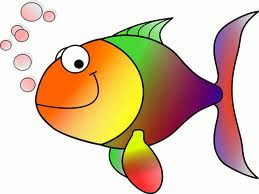
//> input picture HappyFish.jpg, 259 x 194 px
$ ./main   (built with g++ and OpenCV 4)
//> lines starting //> are read from the running program, lines starting //| are printed output that depends on the picture; after the words box and inside, x2 and y2 are one past the last pixel; in counts of white or black regions, pixels touching at a corner belong together
#include <iostream>
#include <opencv2/opencv.hpp>

using namespace cv;
using namespace std;

Mat3b canvas;
string buttonText("Gris");
string winName = "GIMProvise";

Rect button;
Mat colorImage;
Mat grayImage;
bool grayMode = false;

void createGUI()
{
    int buttonSize = 30;
    int canvasWidth = 1400;
    canvas = Mat3b(1000, canvasWidth, Vec3b(0, 0, 0));

    Mat resizedColorImage;
    resize(colorImage, resizedColorImage, Size(800, 800));

    if (grayMode)
    {
        Mat resizedGrayImage;
        resize(grayImage, resizedGrayImage, Size(800, 800));
        cvtColor(resizedGrayImage, canvas(Rect((canvasWidth - resizedGrayImage.cols) / 2, (canvas.rows - resizedGrayImage.rows) / 2, resizedGrayImage.cols, resizedGrayImage.rows)), COLOR_GRAY2BGR);
    }
    else
    {
        resizedColorImage.copyTo(canvas(Rect((canvasWidth - resizedColorImage.cols) / 2, (canvas.rows - resizedColorImage.rows) / 2, resizedColorImage.cols, resizedColorImage.rows)));
    }

    Rect buttonRect(0, 0, buttonSize, buttonSize);
    rectangle(canvas, buttonRect, Scalar(200, 200, 200), FILLED);
    putText(canvas, buttonText, Point(buttonSize * 0.1, buttonSize * 0.7), FONT_HERSHEY_PLAIN, 0.8, Scalar(0, 0, 0));

    imshow(winName, canvas);
}

void callBackFunc(int event, int x, int y, int flags, void *userdata)
{
    if (event == EVENT_LBUTTONDOWN)
    {
        if (x < 30 && y < 30)
        {
            grayMode = !grayMode;
            createGUI();
        }
    }
}

int main()
{
    char *imageName = "./HappyFish.jpg";
    colorImage = imread(imageName);
//> colorImage is the input picture: 194 rows x 259 cols, CV_8UC3; mean B, G, R 170.8, 196.4, 219.3
    if (!colorImage.data)
    {
        cout << "No image data" << endl;
        return -1;
    }

    cvtColor(colorImage, grayImage, COLOR_BGR2GRAY);
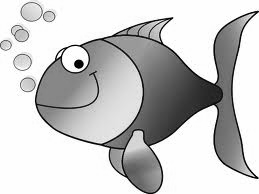
//> grayImage: 194 rows x 259 cols, CV_8UC1; min 0, max 255, mean 200.4

    namedWindow(winName);
    setMouseCallback(winName, callBackFunc);

    createGUI();
//> in createGUI, `resize(colorImage, resizedColorImage, Size(800, 800));`:
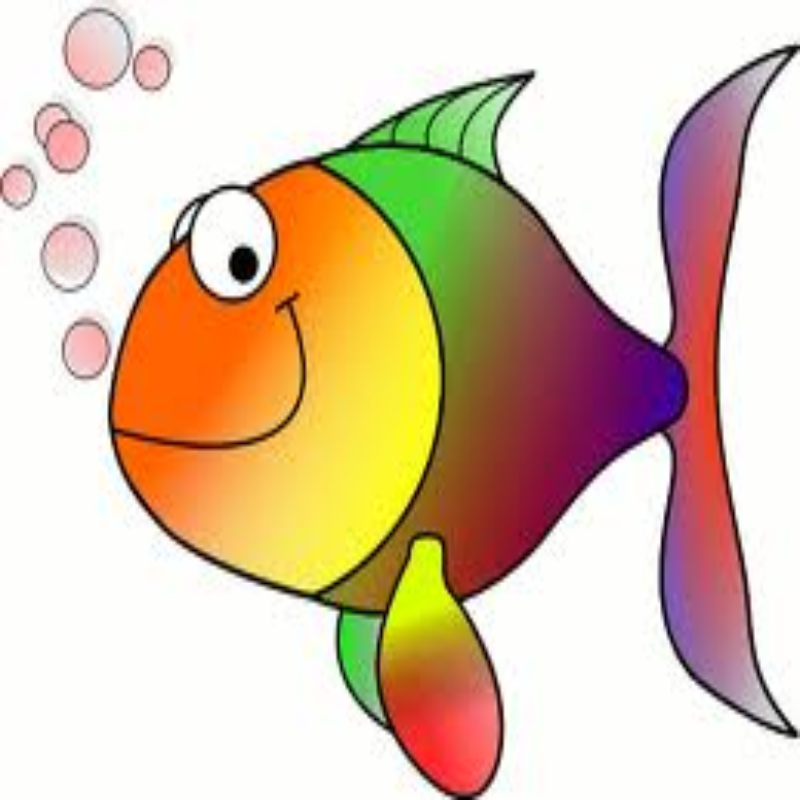
//> resizedColorImage: 800 rows x 800 cols, CV_8UC3; mean B, G, R 170.8, 196.3, 219.2
//> in createGUI, `resizedColorImage.copyTo(canvas(Rect((canvasWidth - resizedColorImage...`:
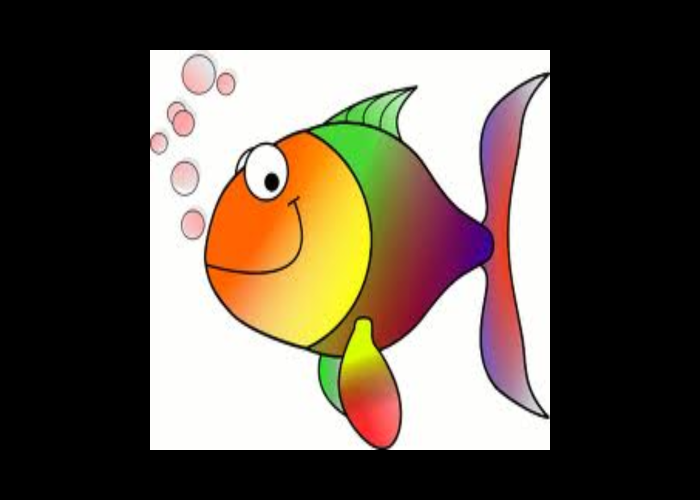
//> canvas: 1000 rows x 1400 cols, CV_8UC3 (shown at 1/2 size); mean B, G, R 78.1, 89.8, 100.2
//> in createGUI, `rectangle(canvas, buttonRect, Scalar(200, 200, 200), FILLED);`:
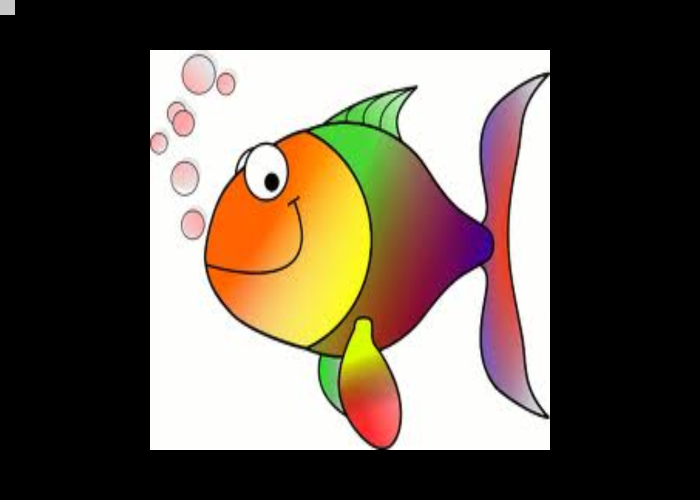
//> canvas: 1000 rows x 1400 cols, CV_8UC3 (shown at 1/2 size); 0.06% of pixels changed, all inside (x1, y1, x2, y2) = (0, 0, 30, 30)
//> in createGUI, `putText(canvas, buttonText, Point(buttonSize * 0.1, buttonSize * 0.7),..`: canvas: 1000 rows x 1400 cols, CV_8UC3; 54 pixels changed, all inside (x1, y1, x2, y2) = (5, 12, 28, 21)

    waitKey();

    return 0;
}
